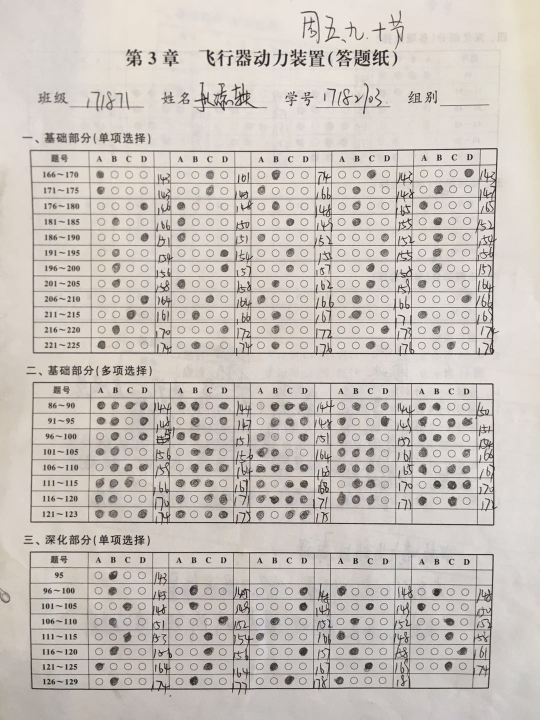
#> input picture img/test1.jpg, 1080 x 1440 px, given in place of the camera (shown at 1/2 size)
$ python main.py   (older library calls are emulated)
#> lines starting #> are read from the running program, lines starting #| are printed output that depends on the picture; after the words box and inside, x2 and y2 are one past the last pixel; in counts of white or black regions, pixels touching at a corner belong together
#> (reads 1-4.txt from the repository)
#> further down, img is the input picture: shape (1440, 1080, 3); mean B, G, R 187.4, 193.5, 200.5
### Scan.py
import matplotlib.pyplot as plt
from imutils.perspective import four_point_transform
from imutils import contours
import numpy as np
import imutils
import cv2 as cv
from e import ContourCountError, ContourPerimeterSizeError, PolyNodeCountError

ANS=["A","B","C","D"]
CHOICE=4
MARKSIZE=130 # 涂黑块像素大小，一般无需调整
def Scansheet(img,ANSWER_KEY):
    gray = cv.cvtColor(img, cv.COLOR_BGR2GRAY)
    # Num = (int(input('please input the start number:')) - 1)
    Num = list(ANSWER_KEY.keys())[0]-1
    # 打印灰度图
    # cv.imshow("gray",gray)

    # 高斯滤波，清除一些杂点
    blur = cv.GaussianBlur(gray, (3, 3), 0)

    # 自适应二值化算法
    thresh2 = cv.adaptiveThreshold(blur, 255, cv.ADAPTIVE_THRESH_GAUSSIAN_C, cv.THRESH_BINARY_INV, 51, 13)
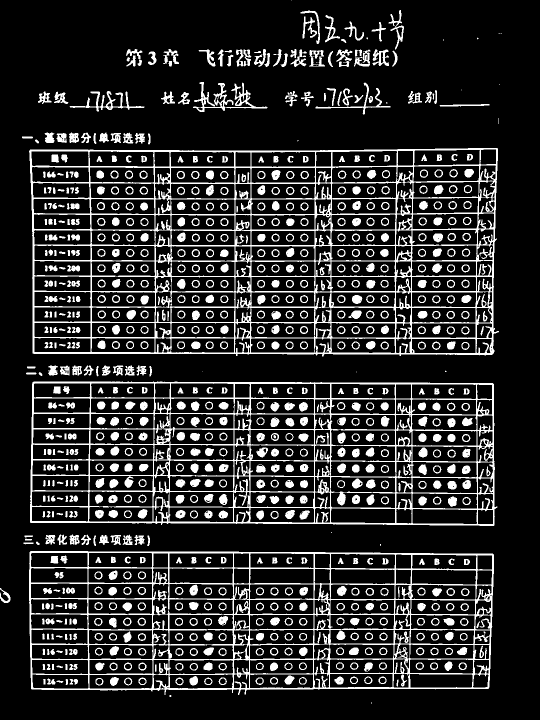
#> thresh2: shape (1440, 1080) (shown at 1/2 size); 17% white; 904 white regions (21 under 20 px)

    # 打印二值化后的图
    # cv.imshow("thresh2",thresh2)

    # 寻找轮廓
    image, cts, hierarchy = cv.findContours(thresh2, cv.RETR_EXTERNAL, cv.CHAIN_APPROX_SIMPLE)
#> cts = 121 contours, 22 with area under 20; largest, box (x1, y1, x2, y2) and area: (58, 296, 998, 713) 377548, (60, 763, 995, 1052) 261580, (58, 1102, 988, 1390) 252996, (386, 164, 535, 224) 2018, (139, 182, 289, 223) 1000

    # 打印找到的轮廓
    # print("轮廓数：", len(cts))

    # 对拷贝的原图进行轮廓标记
    contour_flagged = cv.drawContours(img.copy(), cts, -1, (0, 0, 255), 1)
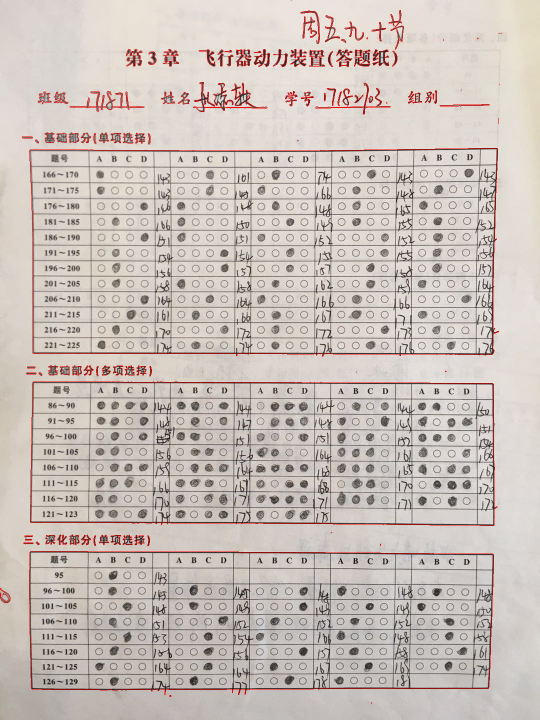
#> contour_flagged: shape (1440, 1080, 3) (shown at 1/2 size); mean B, G, R 185.7, 191.8, 201.7
    # 打印轮廓图
    # cv.imshow("contours_flagged", contour_flagged)
    # 按像素面积降序排序
    List = sorted(cts, key=cv.contourArea, reverse=True)
#> List has the same summary as cts
    # [9 lines of commented-out code are left out]

    for ct in List:
        # 周长，第1个参数是轮廓，第二个参数代表是否是闭环的图形,实际上是下个函数的准确度
        peri = 0.03 * cv.arcLength(ct,True)
        # 获取多边形的所有定点，如果是四个定点，就代表是矩形
        approx = cv.approxPolyDP(ct, peri, True)
        # 只考虑矩形
        # print(len(approx))
        # cv.imshow('rec',RectImg)

        if ((len(approx) == 4) ):

            # 从原图中提取所需的矫正图片
            ox = four_point_transform(img, approx.reshape(4, 2))
            # cv.imwrite('ox.jpg',ox)
            shape = (ox.shape)
            ox=cv.resize(ox,(936,shape[0]),interpolation=cv.INTER_CUBIC)
            cv.imwrite('oxext.jpg',ox)
            # 从原图中提取所需的矫正图片
            tx = four_point_transform(gray, approx.reshape(4, 2))
            tx = cv.resize(tx, (936, shape[0]), interpolation=cv.INTER_CUBIC)
            # 打印矫正后的灰度图
            # cv.imshow("tx",tx)

            # 对矫正图进行高斯模糊
            blur = cv.GaussianBlur(tx, (3, 3), 0)
            # cv.imshow('blur',blur)

            # 对矫正图做自适应二值化
            thresh2 = cv.adaptiveThreshold(tx, 255, cv.ADAPTIVE_THRESH_GAUSSIAN_C, cv.THRESH_BINARY_INV, 51, 13)

            # 打印矫正后的二值化图
            # cv.imshow("tx_thresh2", thresh2)
            # cannyimg=cv.Canny(thresh2.copy(),100,300)
            # cv.imshow('cannyimg',cannyimg)
            # 获取轮廓
            r_image, r_cts, r_hierarchy = cv.findContours(thresh2, cv.RETR_CCOMP, cv.CHAIN_APPROX_SIMPLE)
            # 打印得到轮廓数量
            # print("第二层轮廓数：", len(r_cts))
            contour_flagged_2 = cv.drawContours(ox.copy(), r_cts, -1, (0, 0, 255), 1)
            # 打印轮廓图
            # cv.imshow("contours_flagged_2", contour_flagged_2)

            # 用于存储答案的python list变量
            question_list=[]
            hulls=[]
            quesBorders=[]
            Circleimg=ox.copy()
            for (i,r_ct) in enumerate(r_cts) :
                # 转为矩形，分别获取 x，y坐标，及矩形的宽和高
                (x, y), radius = cv.minEnclosingCircle(r_ct)
                # 获取凸包
                hull = cv.convexHull(r_ct)
                # [10 lines of commented-out code are left out]

                hulls.append(hull)
                if ((245>x>130 or 410>x>290 or 570>x>450 or 734>x>610 or 900>x>775) and y>40 and 7<radius<15 ):
                    # cv.drawContours(ox, r_ct, -1, (0, 0, 255), 1)
                    Circleimg = cv.circle(Circleimg, (int(x), int(y)), int(radius), (0, 0, 255), 1)

                    # print(area)
                    # print(x)
                    # 对轮廓线根据hierarchy属性进行进一步筛选
                    if(r_hierarchy[0][i][3]==-1):
                        question_list.append(r_ct)
                        # print(r_hierarchy[0][i])
                        Circleimg = cv.circle(Circleimg, (int(x), int(y)), int(radius), (0, 0, 255), 1)

            # [20 lines of commented-out code are left out]
            print("答总数",len(question_list))
            # [14 lines of commented-out code are left out]
            questionCnts = contours.sort_contours(question_list, method="top-to-bottom")[0]

            def sortCircle(cnts):
                circles=[]
                # rows=[[] for i in range(ROW)]
                rows=[]
                # row1=np.empty(2)
                for cnt in cnts:
                    circles.append(cv.minEnclosingCircle(cnt))
                # print(cnts[0])
                rows.append([cnts[0]])
                # np.append(row1[0], cnts[0])
                j=0
                # 判断同一行
                for i,circle in enumerate(circles):
                    if((i+1)<len(cnts)):
                        if((circles[i+1][0][1]-circle[0][1])<10 ):
                            rows[j].append(cnts[i + 1])
                        else:
                            # j += 1
                            rows.append([cnts[i + 1]])
                            j += 1
                    else:
                        break
                    # [8 lines of commented-out code are left out]
                i=0
                rowSort=[]
                # row为一行
                for row in rows:
                    row=contours.sort_contours(rows[i], method="left-to-right")[0]
                    # [7 lines of commented-out code are left out]
                    rowSort.append(row)
                    i += 1
                return rowSort
            # 得到所有顺序边界

            quesSorted=sortCircle(questionCnts)
            # print(quesSorted)
            quespic = cv.drawContours(ox.copy(), questionCnts, -1, (0, 0, 255), 1)
            cv.imshow("ques", quespic)
            cv.imwrite('ques.jpg', quespic)
            # for questionCnt in questionCnts:
            #     print(len(questionCnt))
            # print(questionCnts)
            # questionCnt里面的应当是轮廓的点的个数

            #  使用np函数，按5个元素，生成一个集合
            answer = {}
            #对r行
            for r in range(len(quesSorted)):
                # 中的每道题
                for (q, i) in enumerate(np.arange(0, len(quesSorted[r]), CHOICE)):

                    # 每一个行CHOICE个答案，从左到右排序
                    cnts = contours.sort_contours(quesSorted[r][i:i + CHOICE])[0]
                    # 存储一行题里面的每个答案
                    ans_list = []
                    # 对每个答案
                    for (j, cc) in enumerate(cnts):

                        # 生成全黑画布
                        mask = np.zeros(thresh2.shape, dtype="uint8")
                        # 将每一个答案按轮廓写上去，并将填充颜色设置成白色
                        tpp = cv.drawContours(mask, [cc], -1, 255, -1)
                        # cv.imshow('black',tpp)
                        # 两个图片做位运算
                        mask = cv.bitwise_and(thresh2, thresh2, mask=mask)

                        # 统计每个答案的像素
                        total = cv.countNonZero(mask)

                        # 添加到集合里面
                        ans_list.append( (total,j) )

                    # print(ans_list)
                    # 按像素大小排序
                    # ans_list=sorted(ans_list,key=lambda  x:x[0],reverse=True)

                    Num += 1
                    marks=[] #存储所有涂黑的,另外似乎还做了一遍二次筛选？
                    for ans in ans_list:
                        if(ans[0]>MARKSIZE): # MAgic number
                            marks.append(ans)
                    # [10 lines of commented-out code are left out]

                    for mark in (marks):
                        # cv.drawContours(ox, cnts[mark[1]], -1, (0, 0, 255), 2)
                    # 给正确答案，标记成错误红色正确绿色mark->(223,0)
                        if (ANS[mark[1]] not in ANSWER_KEY[Num]):
                            cv.drawContours(ox, cnts[mark[1]], -1, (0, 0, 255), 2)
                        else:
                            cv.drawContours(ox, cnts[mark[1]], -1, (0, 255, 0), 3)
                    for ABCD in ANSWER_KEY[Num]:
                        z=int(chr(ord(ABCD)-17))
                        # 正确答案green
                        try:
                            cv.drawContours(ox, cnts[z], -1, (144, 0, 50), 2)#紫色的代表正确但缺失
                        except:
                            continue
                            # [5 lines of commented-out code are left out]
            cv.imshow("answer_flagged", ox)
            # cv.waitKey(0)

            # 最大的轮廓就是我们想要的，之后的就可以结束循环了
            break
#> this loop made 1 pass
#> (peri, approx, shape) on pass 1: (82.88, [[995, 297], [60, 299], [65, 706], [983, 709]], (412, 935, 3))
#| 答总数 240
#> pass 1, in Scansheet, `ox = four_point_transform(img, approx.reshape(4, 2))`:
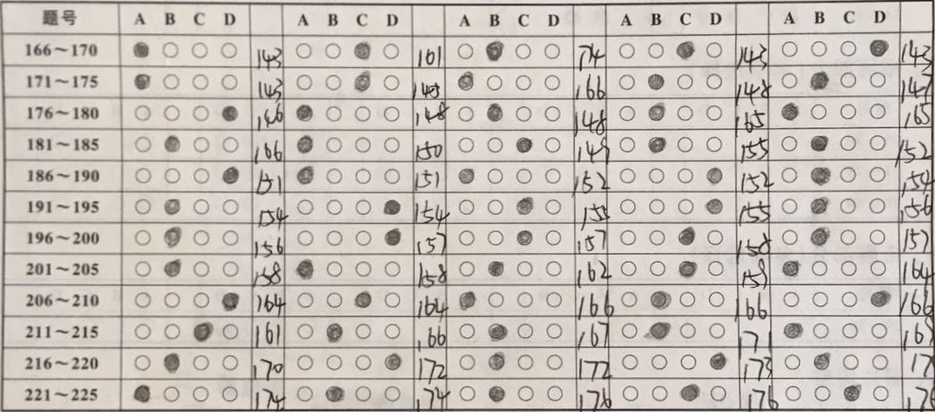
#> ox: shape (412, 935, 3); mean B, G, R 185.3, 192.3, 200.1
#> after the loop:
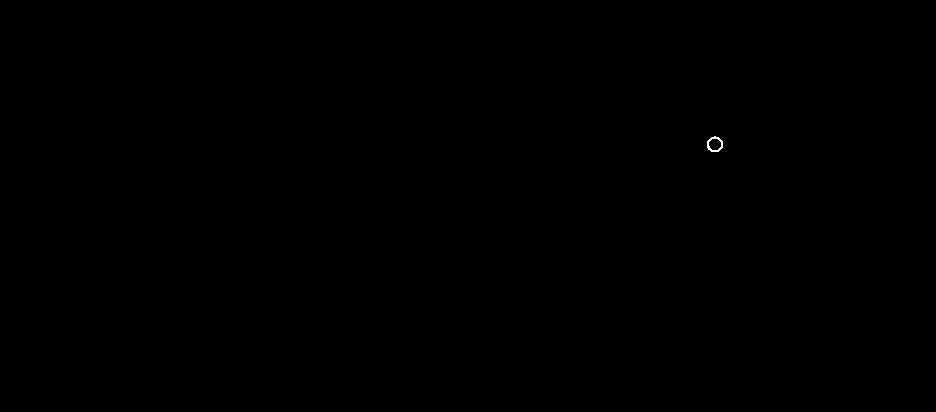
#> mask: shape (412, 936); 0.02% white in thin lines or dots, all inside (x1, y1, x2, y2) = (707, 136, 723, 152)
#> after the loop:
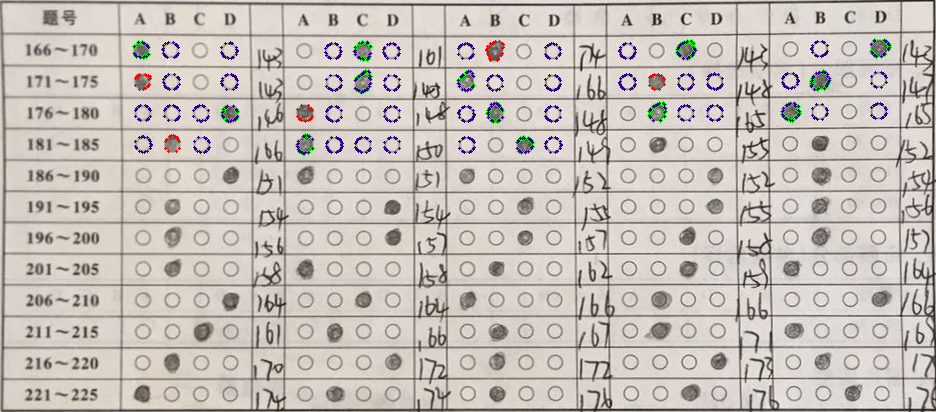
#> ox: shape (412, 936, 3); mean B, G, R 184.5, 190.5, 198.3
#> after the loop:
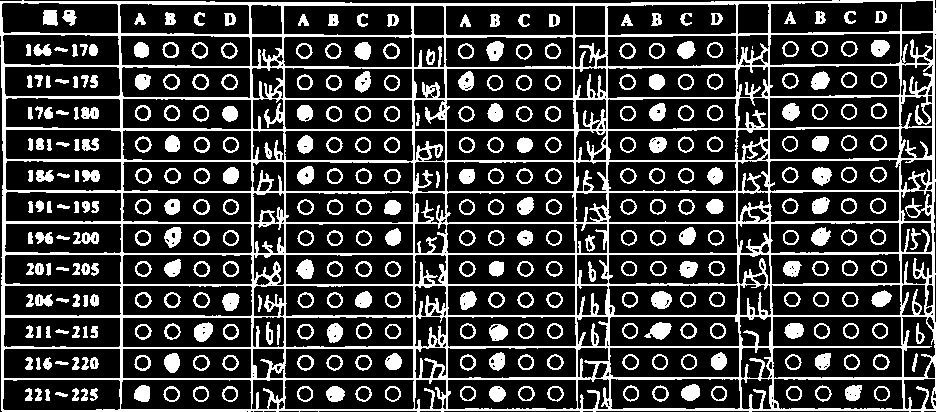
#> thresh2: shape (412, 936); 23.9% white; 351 white regions (1 under 20 px), largest, box (x1, y1, x2, y2) and area: (0, 0, 936, 412) 52644, (644, 322, 672, 340) 296, (651, 291, 672, 309) 284
#> after the loop, Num = 19
        # 阻塞等待窗体关闭
    cv.waitKey(0)
    cv.destroyAllWindows()

### main.py
# -*- coding:utf-8 -*-
from Scan import Scansheet
import os
import cv2 as cv
from e import ContourCountError, ContourPerimeterSizeError, PolyNodeCountError
# ROW=20
# Num = (int(input('please input the start number:')) - 1)  # The first number of ques -1
# file = open(input('题块号:')+".txt")
file = open('1-4.txt')
ANSWER_KEY=eval(file.read())
file.close()
# [8 lines of commented-out code are left out]
cap=cv.VideoCapture(cv.CAP_DSHOW+2)
cap.set(cv.CAP_PROP_FRAME_HEIGHT, 1920)
cap.set(cv.CAP_PROP_FRAME_WIDTH, 1080)
# img=cv.imread("test6.jpg")
# 可以
if(cap.isOpened()):
    ret, img = cap.read()
    # [5 lines of commented-out code are left out]
    try:
        Scansheet(img,ANSWER_KEY)
        # cv.waitKey(0)
    except Exception as e:
        print(e)
        # if cv.waitKey(1) & 0xFF == ord('q'):
        #     print('hjhjh')
    #     #     break
        # continue
cap.release()
# cv.destroyAllWindows()
